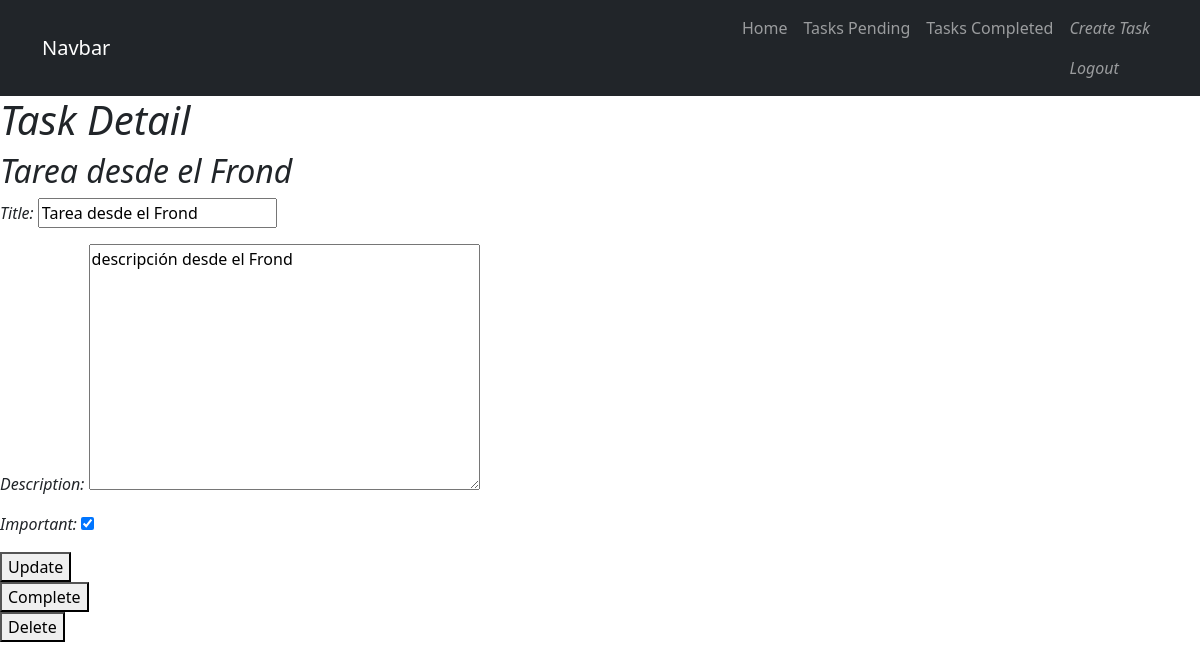
The app's page /tasks/3/ (signed in) with its own data.
### tasks/models.py (models this page shows, shortened)
class Task(models.Model):
    title = models.CharField(max_length=100) # titulo de 100 caracteres maxim0
    description = models.TextField(blank=True) # descripcion que puede estar vacio
    created = models.DateTimeField(auto_now_add=True) # fecha que se agrega automaticamente
    datecompleted = models.DateTimeField(null=True, blank=True) # fecha que se agrega manualmente y es opcional
    important = models.BooleanField(default=False) # campo boleando por defecto falso, no todas las tareas son importantes
    user = models.ForeignKey(User, on_delete=models.CASCADE) # relacion con tabla usuarios y eliminacion en cascada si el usuario es eliminado

### tasks/views.py (the view, shortened to what this page needs)
# urls.py: path('tasks/<int:task_id>/', views.task_detail, name='task_detail'),
@login_required # este elemento exige que se haya iniciado secion para aceder a la vista
def task_detail(request, task_id):
    if request.method=='GET':
        task = get_object_or_404(Task, pk=task_id, user=request.user) # busque tareas por id y usuario logeado
        form = TaskForm(instance=task)
        return render(request, 'task_detail.html', {'task':task, 'form':form})

### tasks/forms.py
class TaskForm(ModelForm):
    class Meta:
        model = Task # el formulario esta basado en el modelo Task
        fields = ['title', 'description', 'important']

### tasks/templates/task_detail.html (shortened to what this page needs)
{% extends 'base.html' %}
{% block content %}
    <h1>Task Detail</h1>
    <h2>{{ task.title }}</h2>
    <form action="" method="POST">
        {{ form.as_p }}
        <button>Update</button>
    </form>
    <form action="{% url 'complete_task' task.id %}" method="POST">
        <button>Complete</button>
    </form>
    <form action="{% url 'delete_task' task.id %}" method="POST">
        <button>Delete</button>
    </form>
{% endblock %}

### records on screen
Task: title "Tarea desde el Frond", description "descripción desde el Frond", important "☑"
